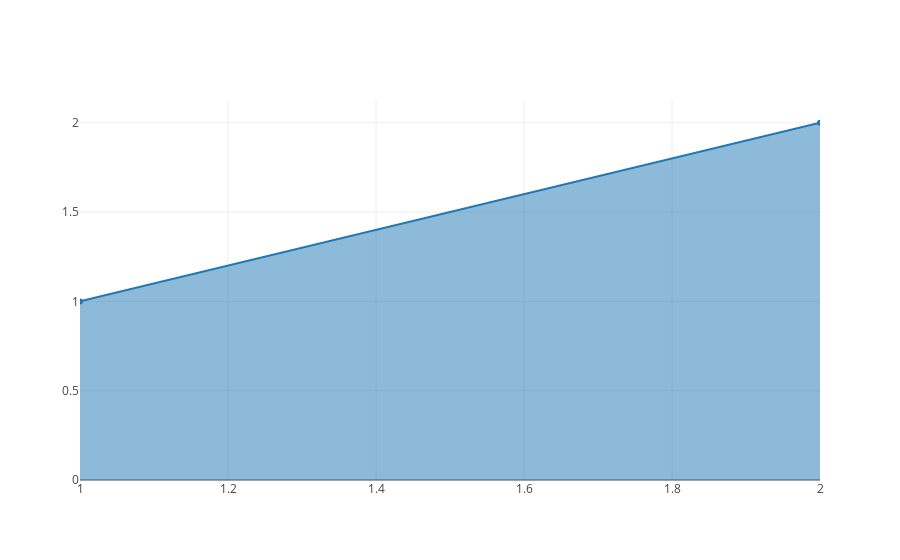

This figure's notebook cell:
### Markdown cell above
### Area plot

### Code cell
trace  = go.Scatter(x = [1,2] , y = [1,2] , fill='tonexty')
data = [trace]
plotly.offline.iplot(data)

### Figure 1 — Plotly figure (JSON) as saved in the notebook; plotly's stock layout.template omitted (floating-point values rounded to 4 significant figures)
{"data": [{"fill": "tonexty", "type": "scatter", "uid": "874d6a7f-6e10-4975-a14b-7deda58f6ed3", "x": [1, 2], "y": [1, 2]}], "layout": {}}
